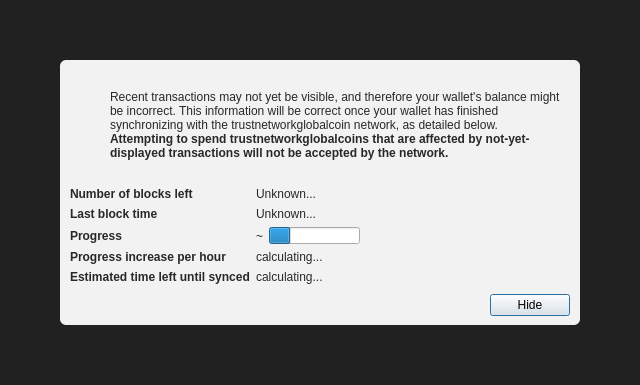
<?xml version="1.0" encoding="UTF-8"?>
<ui version="4.0">
 <class>ModalOverlay</class>
 <widget class="QWidget" name="ModalOverlay">
  <property name="geometry">
   <rect>
    <x>0</x>
    <y>0</y>
    <width>640</width>
    <height>385</height>
   </rect>
  </property>
  <property name="windowTitle">
   <string>Form</string>
  </property>
  <layout class="QVBoxLayout" name="verticalLayout" stretch="0">
   <property name="sizeConstraint">
    <enum>QLayout::SetDefaultConstraint</enum>
   </property>
   <property name="leftMargin">
    <number>0</number>
   </property>
   <property name="topMargin">
    <number>0</number>
   </property>
   <property name="rightMargin">
    <number>0</number>
   </property>
   <property name="bottomMargin">
    <number>0</number>
   </property>
   <item>
    <widget class="QWidget" name="bgWidget" native="true">
     <property name="styleSheet">
      <string notr="true">#bgWidget { background: rgba(0,0,0,220); }</string>
     </property>
     <layout class="QVBoxLayout" name="verticalLayoutMain" stretch="1">
      <property name="leftMargin">
       <number>60</number>
      </property>
      <property name="topMargin">
       <number>60</number>
      </property>
      <property name="rightMargin">
       <number>60</number>
      </property>
      <property name="bottomMargin">
       <number>60</number>
      </property>
      <item>
       <widget class="QWidget" name="contentWidget" native="true">
        <property name="styleSheet">
         <string notr="true">#contentWidget { background: rgba(255,255,255,240); border-radius: 6px; }

QLabel { color: rgb(40,40,40);  }</string>
        </property>
        <layout class="QVBoxLayout" name="verticalLayoutSub" stretch="1,0,0,0">
         <property name="spacing">
          <number>0</number>
         </property>
         <property name="leftMargin">
          <number>10</number>
         </property>
         <property name="topMargin">
          <number>10</number>
         </property>
         <property name="rightMargin">
          <number>10</number>
         </property>
         <property name="bottomMargin">
          <number>10</number>
         </property>
         <item>
          <layout class="QHBoxLayout" name="horizontalLayoutIconText" stretch="0,1">
           <property name="topMargin">
            <number>20</number>
           </property>
           <item>
            <layout class="QVBoxLayout" name="verticalLayoutIcon">
             <property name="leftMargin">
              <number>0</number>
             </property>
             <item>
              <widget class="QPushButton" name="warningIcon">
               <property name="enabled">
                <bool>false</bool>
               </property>
               <property name="text">
                <string/>
               </property>
               <property name="icon">
                <iconset>
                 <normaloff>:/icons/warning</normaloff>
                 <disabledoff>:/icons/warning</disabledoff>:/icons/warning</iconset>
               </property>
               <property name="iconSize">
                <size>
                 <width>48</width>
                 <height>48</height>
                </size>
               </property>
               <property name="flat">
                <bool>true</bool>
               </property>
              </widget>
             </item>
             <item>
              <spacer name="verticalSpacerWarningIcon">
               <property name="orientation">
                <enum>Qt::Vertical</enum>
               </property>
               <property name="sizeHint" stdset="0">
                <size>
                 <width>20</width>
                 <height>40</height>
                </size>
               </property>
              </spacer>
             </item>
            </layout>
           </item>
           <item>
            <layout class="QVBoxLayout" name="verticalLayoutInfoText">
             <property name="leftMargin">
              <number>0</number>
             </property>
             <property name="topMargin">
              <number>0</number>
             </property>
             <item>
              <widget class="QLabel" name="infoText">
               <property name="text">
                <string>Recent transactions may not yet be visible, and therefore your wallet's balance might be incorrect. This information will be correct once your wallet has finished synchronizing with the trustnetworkglobalcoin network, as detailed below.</string>
               </property>
               <property name="textFormat">
                <enum>Qt::RichText</enum>
               </property>
               <property name="wordWrap">
                <bool>true</bool>
               </property>
              </widget>
             </item>
             <item>
              <widget class="QLabel" name="infoTextStrong">
               <property name="font">
                <font>
                 <weight>75</weight>
                 <bold>true</bold>
                </font>
               </property>
               <property name="text">
                <string>Attempting to spend trustnetworkglobalcoins that are affected by not-yet-displayed transactions will not be accepted by the network.</string>
               </property>
               <property name="textFormat">
                <enum>Qt::RichText</enum>
               </property>
               <property name="wordWrap">
                <bool>true</bool>
               </property>
              </widget>
             </item>
             <item>
              <spacer name="verticalSpacerInTextSpace">
               <property name="orientation">
                <enum>Qt::Vertical</enum>
               </property>
               <property name="sizeHint" stdset="0">
                <size>
                 <width>20</width>
                 <height>40</height>
                </size>
               </property>
              </spacer>
             </item>
            </layout>
           </item>
          </layout>
         </item>
         <item>
          <spacer name="verticalSpacerAfterText">
           <property name="orientation">
            <enum>Qt::Vertical</enum>
           </property>
           <property name="sizeHint" stdset="0">
            <size>
             <width>20</width>
             <height>40</height>
            </size>
           </property>
          </spacer>
         </item>
         <item>
          <layout class="QFormLayout" name="formLayout">
           <property name="fieldGrowthPolicy">
            <enum>QFormLayout::FieldsStayAtSizeHint</enum>
           </property>
           <property name="horizontalSpacing">
            <number>6</number>
           </property>
           <property name="verticalSpacing">
            <number>6</number>
           </property>
           <property name="topMargin">
            <number>10</number>
           </property>
           <item row="0" column="0">
            <widget class="QLabel" name="labelNumberOfBlocksLeft">
             <property name="font">
              <font>
               <weight>75</weight>
               <bold>true</bold>
              </font>
             </property>
             <property name="text">
              <string>Number of blocks left</string>
             </property>
            </widget>
           </item>
           <item row="0" column="1">
            <widget class="QLabel" name="numberOfBlocksLeft">
             <property name="text">
              <string>Unknown...</string>
             </property>
            </widget>
           </item>
           <item row="1" column="0">
            <widget class="QLabel" name="labelLastBlockTime">
             <property name="font">
              <font>
               <weight>75</weight>
               <bold>true</bold>
              </font>
             </property>
             <property name="text">
              <string>Last block time</string>
             </property>
            </widget>
           </item>
           <item row="1" column="1">
            <widget class="QLabel" name="newestBlockDate">
             <property name="sizePolicy">
              <sizepolicy hsizetype="Maximum" vsizetype="Preferred">
               <horstretch>0</horstretch>
               <verstretch>0</verstretch>
              </sizepolicy>
             </property>
             <property name="text">
              <string>Unknown...</string>
             </property>
            </widget>
           </item>
           <item row="2" column="0">
            <widget class="QLabel" name="labelSyncDone">
             <property name="font">
              <font>
               <weight>75</weight>
               <bold>true</bold>
              </font>
             </property>
             <property name="text">
              <string>Progress</string>
             </property>
            </widget>
           </item>
           <item row="2" column="1">
            <layout class="QHBoxLayout" name="horizontalLayoutSync" stretch="0,1">
             <item>
              <widget class="QLabel" name="percentageProgress">
               <property name="text">
                <string notr="true">~</string>
               </property>
              </widget>
             </item>
             <item>
              <widget class="QProgressBar" name="progressBar">
               <property name="value">
                <number>24</number>
               </property>
               <property name="format">
                <string/>
               </property>
              </widget>
             </item>
            </layout>
           </item>
           <item row="4" column="0">
            <widget class="QLabel" name="labelProgressIncrease">
             <property name="font">
              <font>
               <weight>75</weight>
               <bold>true</bold>
              </font>
             </property>
             <property name="text">
              <string>Progress increase per hour</string>
             </property>
            </widget>
           </item>
           <item row="4" column="1">
            <widget class="QLabel" name="progressIncreasePerH">
             <property name="text">
              <string>calculating...</string>
             </property>
            </widget>
           </item>
           <item row="5" column="0">
            <widget class="QLabel" name="labelEstimatedTimeLeft">
             <property name="font">
              <font>
               <weight>75</weight>
               <bold>true</bold>
              </font>
             </property>
             <property name="text">
              <string>Estimated time left until synced</string>
             </property>
            </widget>
           </item>
           <item row="5" column="1">
            <widget class="QLabel" name="expectedTimeLeft">
             <property name="text">
              <string>calculating...</string>
             </property>
            </widget>
           </item>
          </layout>
         </item>
         <item>
          <layout class="QHBoxLayout" name="horizontalLayoutButtons">
           <property name="leftMargin">
            <number>10</number>
           </property>
           <property name="topMargin">
            <number>10</number>
           </property>
           <item>
            <spacer name="horizontalSpacer">
             <property name="orientation">
              <enum>Qt::Horizontal</enum>
             </property>
             <property name="sizeHint" stdset="0">
              <size>
               <width>40</width>
               <height>20</height>
              </size>
             </property>
            </spacer>
           </item>
           <item>
            <widget class="QPushButton" name="closeButton">
             <property name="text">
              <string>Hide</string>
             </property>
             <property name="shortcut">
              <string>Esc</string>
             </property>
             <property name="focusPolicy">
              <enum>Qt::StrongFocus</enum>
             </property>
             <property name="default">
              <bool>true</bool>
             </property>
            </widget>
           </item>
          </layout>
         </item>
        </layout>
       </widget>
      </item>
     </layout>
    </widget>
   </item>
  </layout>
 </widget>
 <resources/>
 <connections/>
</ui>
